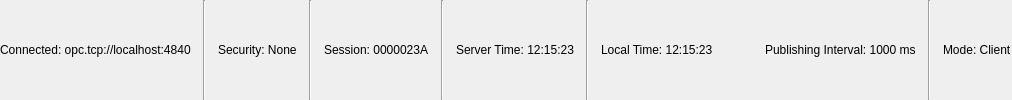
<?xml version="1.0" encoding="UTF-8"?>
<ui version="4.0">
 <class>MainStatusBarWidget</class>
 <widget class="QWidget" name="MainStatusBarWidget">
  <layout class="QHBoxLayout" name="horizontalLayout">
   <property name="spacing">
    <number>12</number>
   </property>
   <property name="leftMargin">
    <number>0</number>
   </property>
   <property name="topMargin">
    <number>0</number>
   </property>
   <property name="rightMargin">
    <number>0</number>
   </property>
   <property name="bottomMargin">
    <number>0</number>
   </property>
   <item>
    <widget class="QLabel" name="connectionLabel">
     <property name="text">
      <string>Connected: opc.tcp://localhost:4840</string>
     </property>
    </widget>
   </item>
   <item>
    <widget class="Line" name="line1">
     <property name="orientation">
      <enum>Qt::Vertical</enum>
     </property>
    </widget>
   </item>
   <item>
    <widget class="QLabel" name="securityLabel">
     <property name="text">
      <string>Security: None</string>
     </property>
    </widget>
   </item>
   <item>
    <widget class="Line" name="line2">
     <property name="orientation">
      <enum>Qt::Vertical</enum>
     </property>
    </widget>
   </item>
   <item>
    <widget class="QLabel" name="sessionLabel">
     <property name="text">
      <string>Session: 0000023A</string>
     </property>
    </widget>
   </item>
   <item>
    <widget class="Line" name="line3">
     <property name="orientation">
      <enum>Qt::Vertical</enum>
     </property>
    </widget>
   </item>
   <item>
    <widget class="QLabel" name="serverTimeLabel">
     <property name="text">
      <string>Server Time: 12:15:23</string>
     </property>
    </widget>
   </item>
   <item>
    <widget class="Line" name="line4">
     <property name="orientation">
      <enum>Qt::Vertical</enum>
     </property>
    </widget>
   </item>
   <item>
    <widget class="QLabel" name="localTimeLabel">
     <property name="text">
      <string>Local Time: 12:15:23</string>
     </property>
    </widget>
   </item>
   <item>
    <spacer name="horizontalSpacer">
     <property name="orientation">
      <enum>Qt::Horizontal</enum>
     </property>
     <property name="sizeHint" stdset="0">
      <size>
       <width>40</width>
       <height>20</height>
      </size>
     </property>
    </spacer>
   </item>
   <item>
    <widget class="QLabel" name="publishingIntervalLabel">
     <property name="text">
      <string>Publishing Interval: 1000 ms</string>
     </property>
    </widget>
   </item>
   <item>
    <widget class="Line" name="line5">
     <property name="orientation">
      <enum>Qt::Vertical</enum>
     </property>
    </widget>
   </item>
   <item>
    <widget class="QLabel" name="modeLabel">
     <property name="text">
      <string>Mode: Client</string>
     </property>
    </widget>
   </item>
  </layout>
 </widget>
 <resources/>
 <connections/>
</ui>
